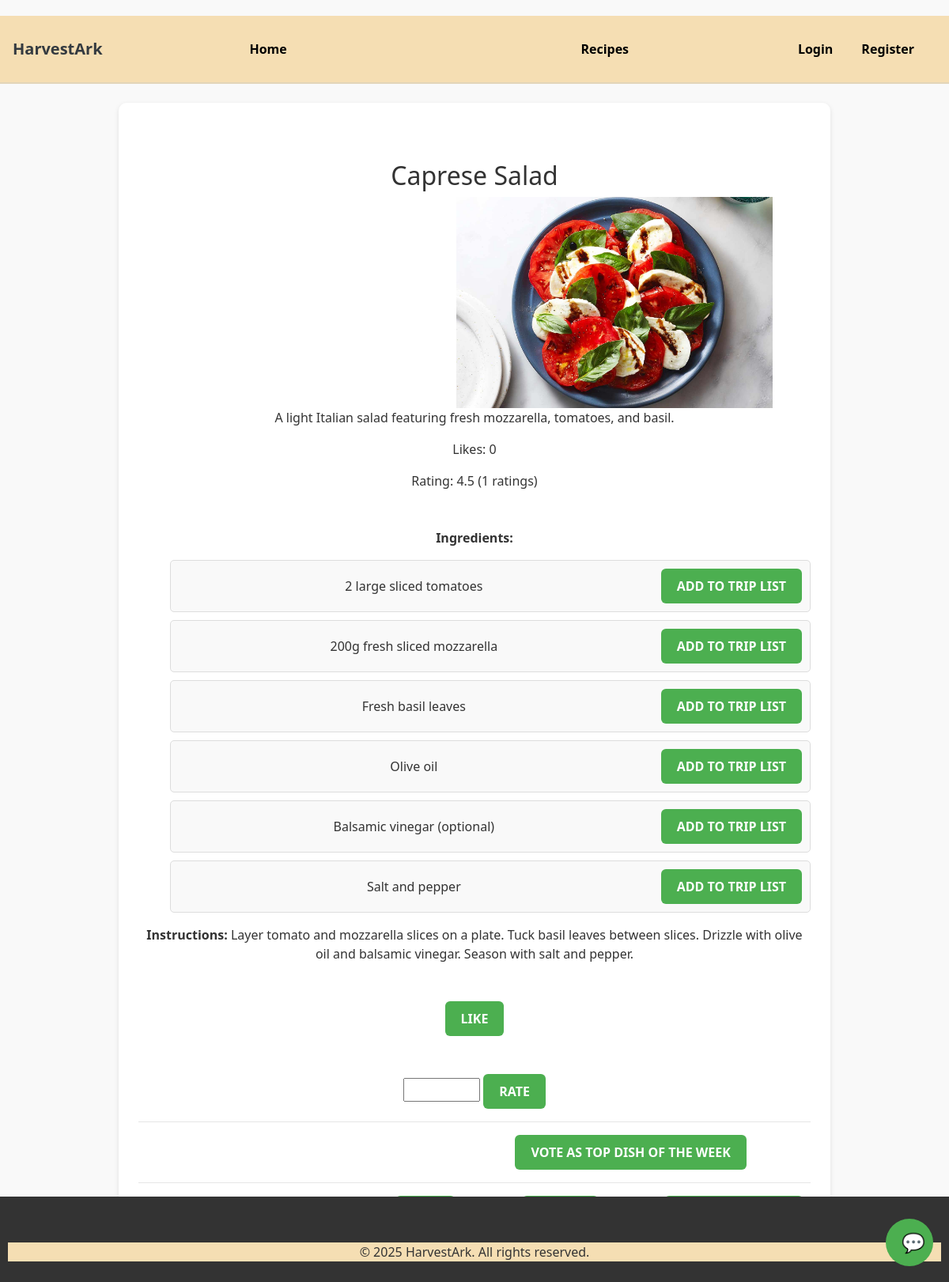
The app's page /chatbot/16/, older data.
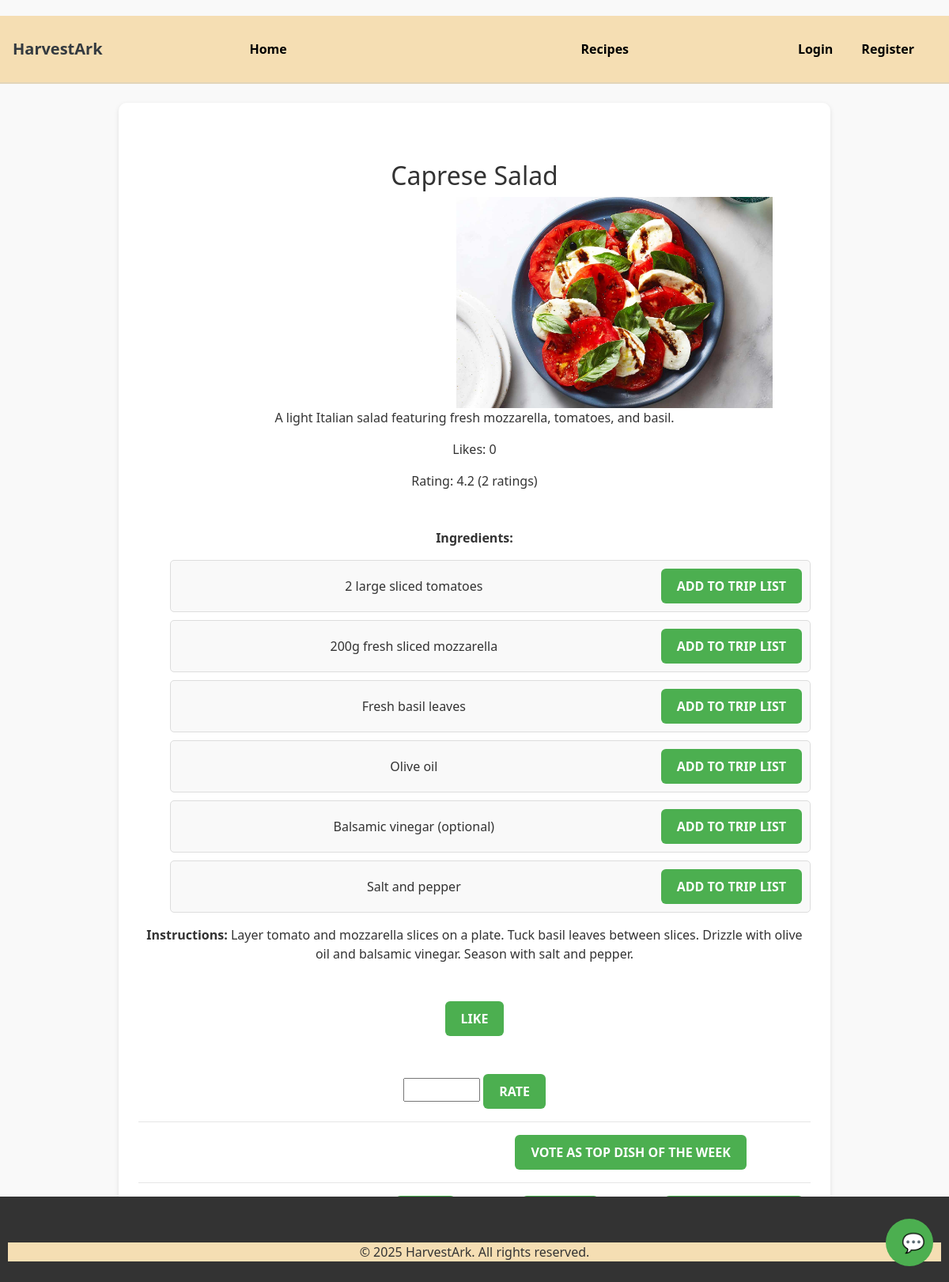
The same page, newer data.
### my_app/models.py (models this page shows, shortened)
class Recipe(models.Model):
    User = get_user_model()
    title = models.CharField(max_length=255)
    image = models.ImageField(upload_to='recipe_images/', blank=True, null=True)
    description = models.TextField(null=True)
    ingredients = models.ManyToManyField(Ingredient, related_name='recipes')
    instructions = models.TextField(null=True)
    created_at = models.DateTimeField(auto_now_add=True)
    updated_at = models.DateTimeField(auto_now=True)
    author = models.ForeignKey(User, on_delete=models.CASCADE, null=True, blank=True)
    likes = models.ManyToManyField(User, related_name='liked_recipes', blank=True)
    rating = models.FloatField(default=0.0)
    rating_count = models.IntegerField(default=0)

### my_app/views.py (the view)
# urls.py: path('<int:recipe_id>/', views.recipe_detail, name='recipe_detail'),
def recipe_detail(request, recipe_id):
    recipe = get_object_or_404(Recipe, id=recipe_id)  # Fetch the specific recipe
    ingredients = recipe.ingredients.all()  # Get all ingredients related to the recipe
    return render(request, 'recipe_detail.html', {
        'recipe': recipe,
        'ingredients': ingredients,  # Pass ingredients to the template
    })

### templates/recipe_detail.html (shortened to what this page needs)
{% extends 'base.html' %}
{% block content %}
<h2 class="text-center mt-5">{{ recipe.title }}</h2>
{% if recipe.image %}
    <img src="{{ recipe.image.url }}" alt="{{ recipe.title }}" width="400">
{% endif %}
<br>
<p class="text-center">{{ recipe.description }}</p>
<p class="text-center">Likes: {{ recipe.likes.count }}</p>
<p class="text-center">Rating: {{ recipe.rating|floatformat:1 }} ({{ recipe.rating_count }} ratings)</p>
<p class="text-center mt-5"><strong>Ingredients:</strong></p>
<ul class="text-center">
    {% for ingredient in recipe.ingredients.all %}
        <li class="ingredient-item">
            <span>{{ ingredient.name }}</span>
            <button class="add-to-trip" data-id="{{ ingredient.id }}">Add to Trip List</button>
        </li>
    {% empty %}
        <li>No ingredients available.</li>
    {% endfor %}
</ul>
<p><strong>Instructions:</strong> {{ recipe.instructions }}</p>
<form method="POST" action="{% url 'like_recipe' recipe.id %}" class="text-center mt-5">
    <button type="submit" class="btn btn-primary">
        {% if user in recipe.likes.all %}
            Unlike
        {% else %}
            Like
        {% endif %}
    </button>
</form>
<form method="POST" action="{% url 'rate_recipe' recipe.id %}" class="text-center mt-5">
    <input type="number" name="rating" min="1" max="5" step="0.1" required>
    <button type="submit" class="btn btn-primary">Rate</button>
</form>
<hr>
<form method="POST" action="{% url 'vote_recipe' recipe.id %}">
    <button type="submit" class="btn btn-primary">Vote as Top Dish of the Week</button>
</form>
<hr>
<a href="{% url 'recipe_update' recipe.id %}" class="btn btn-primary">Edit</a>
<a href="{% url 'recipe_delete' recipe.id %}" class="btn btn-primary">Delete</a>
<a href="{% url 'recipe_list' %}" class="btn btn-primary">Back to Recipes</a>
{% endblock %}

Row changes from the older to the newer data that the page shows:
changed Recipe "Caprese Salad": rating "4.5" → "4.2"; rating_count "1" → "2"
